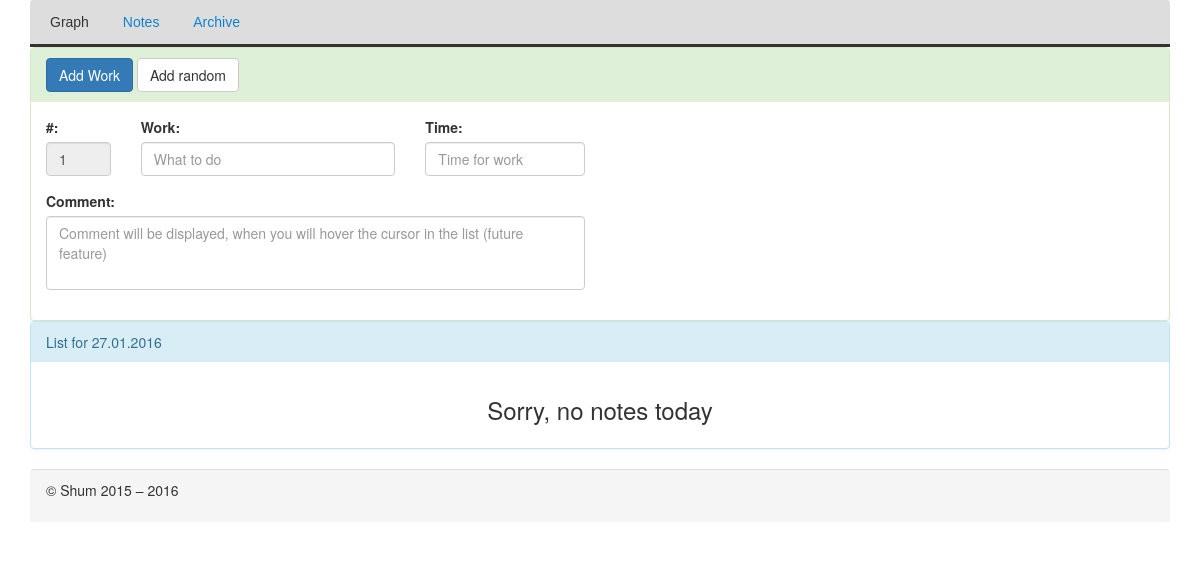
Before: / with the older database file.
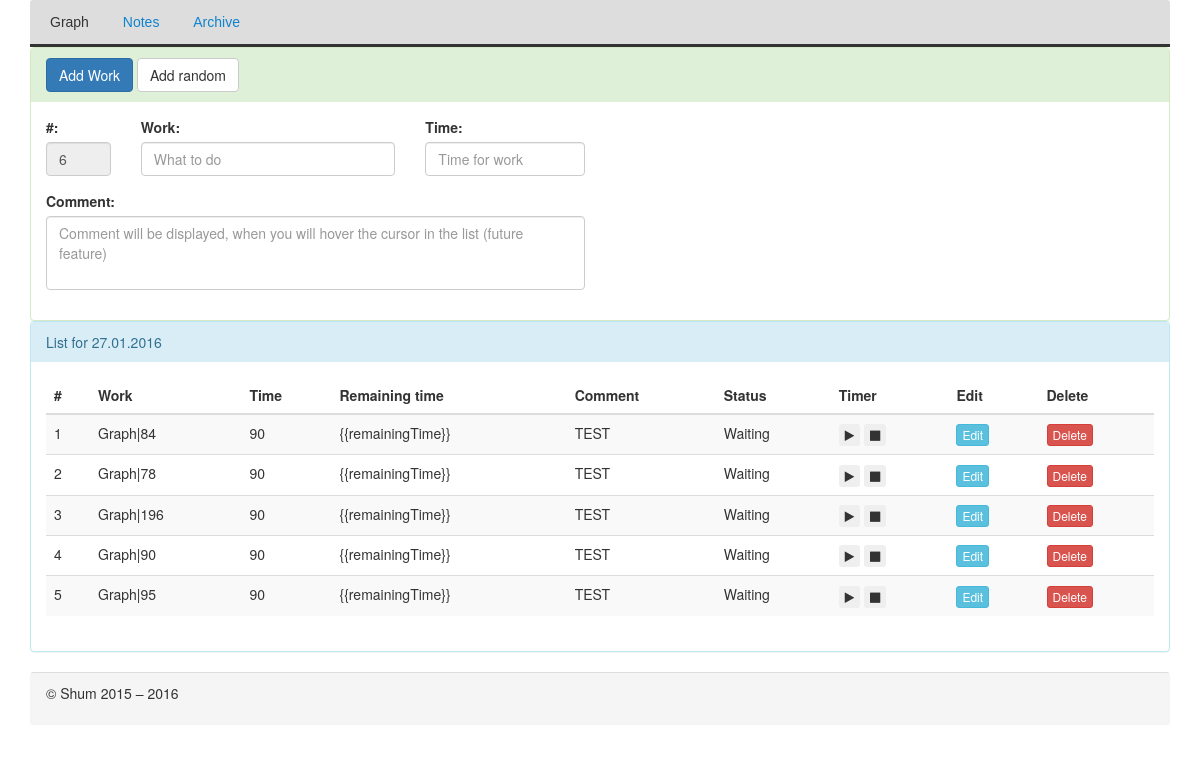
After: the same page with the newer database file.
### tables this page shows
CREATE TABLE IF NOT EXISTS `work` (
  `id` int(11) NOT NULL AUTO_INCREMENT,
  `main` varchar(255) NOT NULL,
  `worktime` int(11) NOT NULL,
  `workdate` date NOT NULL,
  `status` tinyint(4) NOT NULL,
  `comment` varchar(255) DEFAULT NULL,
  PRIMARY KEY (`id`),
  KEY `date` (`workdate`)
);

### inc/helpers.inc.php (the view, shortened to what this page needs)
<?php
function html($text)
{
    return htmlspecialchars($text, ENT_QUOTES, 'UTF-8');
}
function htmlOut($text)
{
    echo html($text);
}

### php/main.php (shortened to what this page needs)
<!DOCTYPE html>
<html lang="en">
<head>
    <link href="css/bootstrap.min.css" rel="stylesheet">
    <link href="css/menu.css" rel="stylesheet">
    <link href="css/main.css" rel="stylesheet">
    <link rel="stylesheet" href="http://cdnjs.cloudflare.com/ajax/libs/font-awesome/4.4.0/css/font-awesome.min.css">
</head>
<body>
<?php include $_SERVER['DOCUMENT_ROOT'] . '/php/nav.html.php'; ?>
<div class="main">
    <div class="container">
        <div class="panel-group">
            <form action="" method="post">
                <div class="panel panel-success">
                    <div class="panel-heading">
                        <?php if(isset($_POST['control']) && $_POST['control'] == 'Edit'): ?>
                        <input type="submit" name="action" class="btn btn-info" value="Update">
                        <?php else: ?>
                        <input type="submit" name="action" class="btn btn-primary" value="Add Work">
                            <input type="submit" name="random" class="btn btn-default" value="Add random">
                        <?php endif; ?>
                    </div>
                    <div class="panel-body">
                        <div class="row">
                            <div class="col-md-1">
                                <div class="form-group">
                                    <label for="id">#:</label>
                                    <input type="number" class="form-control" id="idWork" name="idWork" disabled value="<?php countNumberOfWork(); ?>">
                                </div>
                            </div>
                            <div class="col-md-3">
                                <div class="form-group">
                                    <label for="workToDo">Work:</label>
                                    <input type="text" class="form-control" id="workToDo" name="workToDo" placeholder="<?php echo $placeholderWork; ?>" value="<?php htmlOut($workToDo); ?>">
                                </div>
                            </div>
                            <div class="col-md-2">
                                <div class="form-group">
                                    <label for="time">Time:</label>
                                    <input type="text" class="form-control" id="time" name="time" placeholder="<?php echo $placeholderTime; ?>" value="<?php htmlOut($timeForWork) ; ?>">
                                </div>
                            </div>
                        </div>
                        <div class="row">
                            <div class="col-md-6">
                                <div class="form-group">
                                    <label for="comment">Comment:</label>
                                    <textarea class="form-control" rows="3" id="comment" name="comment" placeholder="Comment will be displayed, when you will hover the cursor in the list (future feature)"><?php htmlOut($commentForWork);?></textarea>
                                </div>
                            </div>
                        </div>
                    </div>
                </div>
            </form>
            <div class="panel panel-info">
                <div class="panel-heading">List for <?php htmlOut(date('d.m.Y')); ?></div>
                <div class="panel-body">
                    <?php if(isset($resultTable)): ?>
                    <table class="table table-striped">
                        <thead>
                        <tr>
                            <th>#</th><th>Work</th><th>Time</th><th>Remaining time</th><th>Comment</th><th>Status</th><th>Timer</th><th>Edit</th><th>Delete</th>
                        </tr>
                        </thead>
                        <tbody>
                                <?php foreach($resultTable as $key => $table): ?>
                                    <tr>
                                        <td><?php htmlOut($key + 1);  ?></td>
                                        <td><?php htmlOut($table['work']); ?></td>
                                        <td><?php htmlOut($table['workTime']); ?></td>
                                        <td>{{remainingTime}}</td>
                                        <td><?php htmlOut($table['comment']); ?></td>
                                        <td><?php include $_SERVER['DOCUMENT_ROOT'] . '/php/status.php'; ?></td>
                                        <td>
                                            <div class="player">
                                                <button type="button" id="button_play" class="btn btn-xs" onclick='buttonPlayPress()'>
                                                    <i class="fa fa-play"></i>
                                                </button>
                                                <button type="button" id="button_stop" class="btn btn-xs" onclick='buttonStopPress()'>
                                                    <i class="fa fa-stop"></i>
                                                </button>
                                            </div>
                                        </td>
                                        <form action="?" method="post">
                                            <div>
                                                <td><input type="submit" name="control" class="btn btn-info btn-xs" value="Edit"></td>
                                                <td><input type="submit" name="control" class="btn btn-danger btn-xs" value="Delete"></td>
                                            </div>
                                        </form>
                                    </tr>
                                <?php endforeach; ?>
                        <?php elseif(!isset($resultTable)): ?>
                                <h3 id="notificationNoNotes">Sorry, no notes today</h3>
                        <?php endif; ?>
                    </table>
                </div>
            </div>
        </div>
    </div>
</div>
<?php include $_SERVER['DOCUMENT_ROOT'] . '/php/footer.html.php'; ?>
</body>
</html>

### php/nav.html.php
<div class="nav">
    <div class="container">
        <div id='cssmenu'>
            <ul>
                <li class='active'><a href='..'><span>Graph</span></a></li>
                <li><a href='#'><span>Notes</span></a></li>
                <li class='last'><a href='#'><span>Archive</span></a></li>
            </ul>
        </div>
    </div>
</div>

### index.php (shortened to what this page needs)
<?php
include $_SERVER['DOCUMENT_ROOT'] . '/inc/helpers.inc.php';
function countNumberOfWork() {
    include $_SERVER['DOCUMENT_ROOT'] . '/inc/db.inc.php';
    if(isset($_POST['control']) && $_POST['control'] == 'Edit'){
        try{
            $result = $pdo->query('SELECT id FROM work WHERE workdate = CURDATE()');
        }
        catch(PDOException $e) {
            errorText('Unable to select number of work from table: ', $e);
        }
        $post = $_POST['id'];
        foreach($result as $row) {
            $nowID[] = array('id' => $row['id']);
        }
        foreach($nowID as $key => $id){
            if(in_array($post, $id)){
                echo $key + 1;
            }
        }
    }
}
$placeholderWork = 'What to do';
$placeholderTime = 'Time for work';
include $_SERVER['DOCUMENT_ROOT'] . '/inc/db.inc.php';
try{
    $result = $pdo->query('SELECT id, main, worktime, status, comment FROM work WHERE workdate = CURDATE()');
}
catch(PDOException $e){
    errorText('Error of select list from DB', $e);
}
foreach($result as $row){
    $resultTable[] = array(
        'id' => $row['id'],
        'work' => $row['main'],
        'workTime' => $row['worktime'],
        'status' => $row['status'],
        'comment' => $row['comment']
    );
}
include $_SERVER['DOCUMENT_ROOT'] . '/php/main.php';

### php/footer.html.php
<div class="footer">
    <div class="container">
        <div class="panel panel-footer">
            <p>&copy; Shum 2015 &ndash; <?php echo date('Y');?></p>
        </div>
    </div>
</div>

### php/status.php
<?php
if($table['status'] == 0) {
    echo 'Failed';
}
elseif($table['status'] == 1){
    echo 'Finished';
}
elseif($table['status'] == 2){
    echo 'In progress';
}
elseif($table['status'] == 3){
    echo 'Waiting';
}
else{
    echo 'Unknown status';
}

### css/menu.css (style rules this page uses)
#cssmenu, #cssmenu ul, #cssmenu ul li, #cssmenu ul li a { margin: 0; padding: 0; border: 0; list-style: none; line-height: 1; display: block; position: relative; -webkit-box-sizing: border-box; -moz-box-sizing: border-box; box-sizing: border-box; }
#cssmenu { border-bottom: 3px solid #333333; padding: 0 5px; width: auto; font-family: Helvetica, Arial, sans-serif; background: #dddddd; border-top-left-radius: 3px; border-top-right-radius: 3px; }
#cssmenu:after, #cssmenu ul:after { content: "."; display: block; clear: both; visibility: hidden; line-height: 0; height: 0; }
#cssmenu ul li { display: inline-block; }
#cssmenu ul li a { font-size: 14px; padding: 15px; text-decoration: none; color: #0e83cd; }
#cssmenu ul li:hover a, #cssmenu ul li a:hover, #cssmenu ul li.active a { color: #333333; }

### css/main.css (style rules this page uses)
.player { margin: 0px 0; border: 0px; }
#comment { resize: none; }
#comment { overflow: hidden; }
#notificationNoNotes { text-align: center; }

Changed rows visible on the page:
added work: text "1 Graph|84 90 TEST", status "Waiting"
added work: text "2 Graph|78 90 TEST", status "Waiting"
added work: text "3 Graph|196 90 TEST", status "Waiting"
added work: text "4 Graph|90 90 TEST", status "Waiting"
added work: text "5 Graph|95 90 TEST", status "Waiting"
Other visible differences:
form field idWork: "1" → "6"
text no longer shown: "Sorry, no notes today"
text now shown: "# Work Time Remaining time Comment Status Timer Edit Delete"
